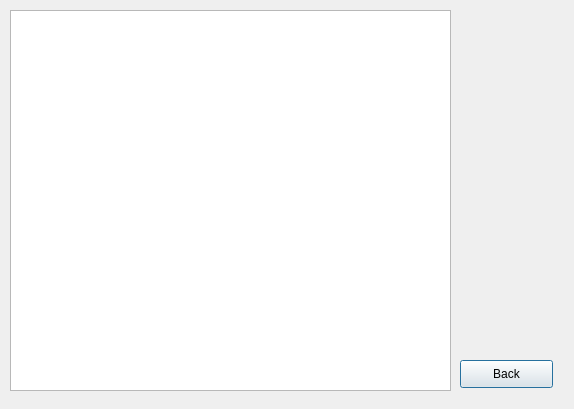
<?xml version="1.0" encoding="UTF-8"?>
<ui version="4.0">
 <class>DialogListStudents</class>
 <widget class="QDialog" name="DialogListStudents">
  <property name="geometry">
   <rect>
    <x>0</x>
    <y>0</y>
    <width>574</width>
    <height>409</height>
   </rect>
  </property>
  <property name="windowTitle">
   <string>Dialog</string>
  </property>
  <widget class="QPushButton" name="pushButton_5">
   <property name="geometry">
    <rect>
     <x>460</x>
     <y>360</y>
     <width>93</width>
     <height>28</height>
    </rect>
   </property>
   <property name="text">
    <string>Back</string>
   </property>
  </widget>
  <widget class="QListWidget" name="listWidget">
   <property name="geometry">
    <rect>
     <x>10</x>
     <y>10</y>
     <width>441</width>
     <height>381</height>
    </rect>
   </property>
  </widget>
 </widget>
 <resources/>
 <connections>
  <connection>
   <sender>pushButton_5</sender>
   <signal>clicked()</signal>
   <receiver>DialogListStudents</receiver>
   <slot>close()</slot>
   <hints>
    <hint type="sourcelabel">
     <x>294</x>
     <y>227</y>
    </hint>
    <hint type="destinationlabel">
     <x>291</x>
     <y>141</y>
    </hint>
   </hints>
  </connection>
 </connections>
</ui>
